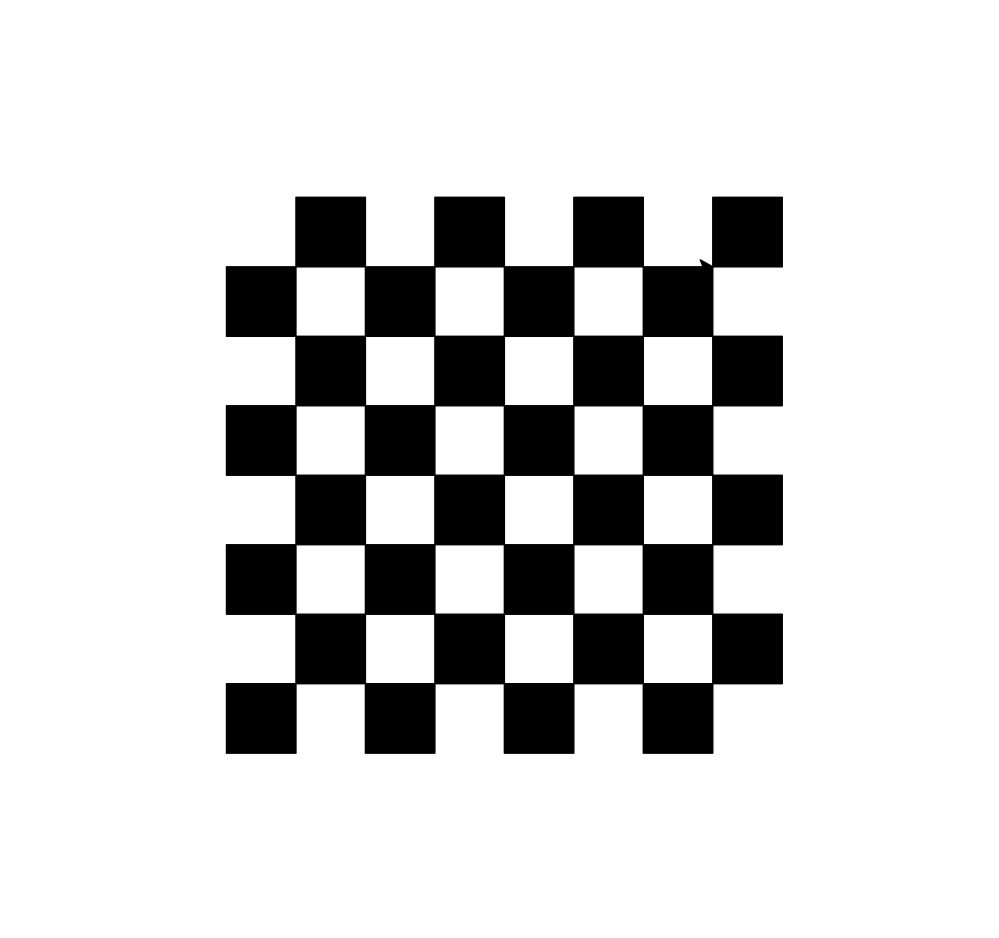

Generate this figure with Python:
import turtle

bob = turtle.Turtle()
size = 50
bob.speed("fastest")

bob.penup()
bob.goto(-200,-200)

def draw_square():
    bob.pendown()
    bob.begin_fill()
    for x in range(4):
        bob.forward(size)
        bob.left(90)
    bob.end_fill()
    bob.penup()


for c in range(8):
    for r in range(8):
        if (r+c)%2==0:
            bob.goto(-200+r*size, -200+c*size)
            draw_square()
        



    
